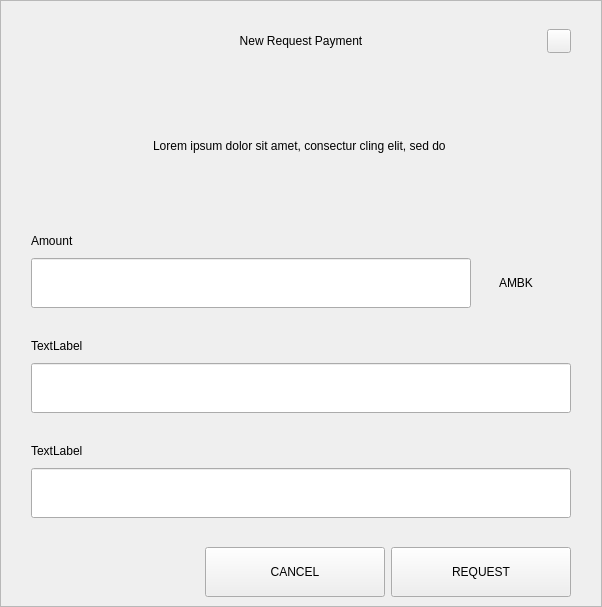
<?xml version="1.0" encoding="UTF-8"?>
<ui version="4.0">
 <class>RequestDialog</class>
 <widget class="QDialog" name="RequestDialog">
  <property name="geometry">
   <rect>
    <x>0</x>
    <y>0</y>
    <width>602</width>
    <height>607</height>
   </rect>
  </property>
  <property name="windowTitle">
   <string>Dialog</string>
  </property>
  <layout class="QVBoxLayout" name="verticalLayout_5">
   <property name="spacing">
    <number>0</number>
   </property>
   <property name="leftMargin">
    <number>0</number>
   </property>
   <property name="topMargin">
    <number>0</number>
   </property>
   <property name="rightMargin">
    <number>0</number>
   </property>
   <property name="bottomMargin">
    <number>0</number>
   </property>
   <item>
    <widget class="QFrame" name="frame">
     <property name="styleSheet">
      <string notr="true"/>
     </property>
     <property name="frameShape">
      <enum>QFrame::StyledPanel</enum>
     </property>
     <property name="frameShadow">
      <enum>QFrame::Raised</enum>
     </property>
     <layout class="QVBoxLayout" name="verticalLayout_4" stretch="1,0,0">
      <property name="spacing">
       <number>0</number>
      </property>
      <property name="leftMargin">
       <number>30</number>
      </property>
      <property name="topMargin">
       <number>20</number>
      </property>
      <property name="rightMargin">
       <number>30</number>
      </property>
      <property name="bottomMargin">
       <number>0</number>
      </property>
      <item>
       <layout class="QHBoxLayout" name="horizontalLayout_3">
        <property name="spacing">
         <number>0</number>
        </property>
        <item>
         <spacer name="horizontalSpacer_21">
          <property name="orientation">
           <enum>Qt::Horizontal</enum>
          </property>
          <property name="sizeHint" stdset="0">
           <size>
            <width>40</width>
            <height>20</height>
           </size>
          </property>
         </spacer>
        </item>
        <item>
         <widget class="QLabel" name="labelTitle">
          <property name="minimumSize">
           <size>
            <width>0</width>
            <height>40</height>
           </size>
          </property>
          <property name="maximumSize">
           <size>
            <width>16777215</width>
            <height>40</height>
           </size>
          </property>
          <property name="styleSheet">
           <string notr="true">padding-left:24px;</string>
          </property>
          <property name="text">
           <string>New Request Payment</string>
          </property>
          <property name="alignment">
           <set>Qt::AlignCenter</set>
          </property>
          <property name="margin">
           <number>7</number>
          </property>
         </widget>
        </item>
        <item>
         <spacer name="horizontalSpacer">
          <property name="orientation">
           <enum>Qt::Horizontal</enum>
          </property>
          <property name="sizeHint" stdset="0">
           <size>
            <width>40</width>
            <height>20</height>
           </size>
          </property>
         </spacer>
        </item>
        <item>
         <widget class="QPushButton" name="btnEsc">
          <property name="minimumSize">
           <size>
            <width>24</width>
            <height>24</height>
           </size>
          </property>
          <property name="maximumSize">
           <size>
            <width>24</width>
            <height>24</height>
           </size>
          </property>
          <property name="focusPolicy">
           <enum>Qt::NoFocus</enum>
          </property>
          <property name="text">
           <string/>
          </property>
         </widget>
        </item>
       </layout>
      </item>
      <item>
       <widget class="QStackedWidget" name="stack">
        <property name="minimumSize">
         <size>
          <width>540</width>
          <height>0</height>
         </size>
        </property>
        <property name="maximumSize">
         <size>
          <width>540</width>
          <height>16777215</height>
         </size>
        </property>
        <property name="currentIndex">
         <number>0</number>
        </property>
        <widget class="QWidget" name="page_1">
         <property name="minimumSize">
          <size>
           <width>540</width>
           <height>0</height>
          </size>
         </property>
         <property name="maximumSize">
          <size>
           <width>540</width>
           <height>16777215</height>
          </size>
         </property>
         <layout class="QVBoxLayout" name="layout1">
          <property name="spacing">
           <number>0</number>
          </property>
          <property name="leftMargin">
           <number>0</number>
          </property>
          <property name="topMargin">
           <number>0</number>
          </property>
          <property name="rightMargin">
           <number>0</number>
          </property>
          <property name="bottomMargin">
           <number>0</number>
          </property>
          <item>
           <spacer name="verticalSpacer_21">
            <property name="orientation">
             <enum>Qt::Vertical</enum>
            </property>
            <property name="sizeType">
             <enum>QSizePolicy::Fixed</enum>
            </property>
            <property name="sizeHint" stdset="0">
             <size>
              <width>20</width>
              <height>30</height>
             </size>
            </property>
           </spacer>
          </item>
          <item alignment="Qt::AlignHCenter">
           <widget class="QLabel" name="labelMessage">
            <property name="minimumSize">
             <size>
              <width>400</width>
              <height>50</height>
             </size>
            </property>
            <property name="text">
             <string>Lorem ipsum dolor sit amet, consectur cling elit, sed do </string>
            </property>
            <property name="alignment">
             <set>Qt::AlignCenter</set>
            </property>
            <property name="wordWrap">
             <bool>true</bool>
            </property>
           </widget>
          </item>
          <item alignment="Qt::AlignBottom">
           <widget class="QWidget" name="containerAmount" native="true">
            <layout class="QVBoxLayout" name="verticalLayout">
             <property name="spacing">
              <number>9</number>
             </property>
             <property name="leftMargin">
              <number>0</number>
             </property>
             <property name="topMargin">
              <number>0</number>
             </property>
             <property name="rightMargin">
              <number>0</number>
             </property>
             <property name="bottomMargin">
              <number>0</number>
             </property>
             <item>
              <widget class="QLabel" name="labelSubtitleAmount">
               <property name="minimumSize">
                <size>
                 <width>350</width>
                 <height>16</height>
                </size>
               </property>
               <property name="maximumSize">
                <size>
                 <width>16777215</width>
                 <height>16</height>
                </size>
               </property>
               <property name="text">
                <string>Amount</string>
               </property>
              </widget>
             </item>
             <item alignment="Qt::AlignTop">
              <widget class="QWidget" name="layoutAmount" native="true">
               <layout class="QHBoxLayout" name="horizontalLayout" stretch="2,0">
                <property name="spacing">
                 <number>0</number>
                </property>
                <property name="leftMargin">
                 <number>0</number>
                </property>
                <property name="topMargin">
                 <number>0</number>
                </property>
                <property name="rightMargin">
                 <number>0</number>
                </property>
                <property name="bottomMargin">
                 <number>0</number>
                </property>
                <item>
                 <widget class="QLineEdit" name="lineEditAmount">
                  <property name="minimumSize">
                   <size>
                    <width>0</width>
                    <height>50</height>
                   </size>
                  </property>
                  <property name="maximumSize">
                   <size>
                    <width>16777215</width>
                    <height>50</height>
                   </size>
                  </property>
                 </widget>
                </item>
                <item>
                 <widget class="QWidget" name="comboContainer" native="true">
                  <property name="minimumSize">
                   <size>
                    <width>100</width>
                    <height>50</height>
                   </size>
                  </property>
                  <property name="maximumSize">
                   <size>
                    <width>16777215</width>
                    <height>50</height>
                   </size>
                  </property>
                  <layout class="QHBoxLayout" name="horizontalLayout_31">
                   <property name="spacing">
                    <number>0</number>
                   </property>
                   <property name="leftMargin">
                    <number>0</number>
                   </property>
                   <property name="topMargin">
                    <number>0</number>
                   </property>
                   <property name="rightMargin">
                    <number>10</number>
                   </property>
                   <property name="bottomMargin">
                    <number>0</number>
                   </property>
                   <item>
                    <widget class="QLabel" name="comboBoxCoin">
                     <property name="text">
                      <string>AMBK</string>
                     </property>
                     <property name="alignment">
                      <set>Qt::AlignCenter</set>
                     </property>
                    </widget>
                   </item>
                  </layout>
                 </widget>
                </item>
               </layout>
              </widget>
             </item>
            </layout>
           </widget>
          </item>
          <item>
           <spacer name="verticalSpacer_31">
            <property name="orientation">
             <enum>Qt::Vertical</enum>
            </property>
            <property name="sizeType">
             <enum>QSizePolicy::Fixed</enum>
            </property>
            <property name="sizeHint" stdset="0">
             <size>
              <width>20</width>
              <height>30</height>
             </size>
            </property>
           </spacer>
          </item>
          <item>
           <layout class="QVBoxLayout" name="verticalLayoutLabel">
            <property name="spacing">
             <number>9</number>
            </property>
            <item>
             <widget class="QLabel" name="labelSubtitleLabel">
              <property name="minimumSize">
               <size>
                <width>0</width>
                <height>16</height>
               </size>
              </property>
              <property name="maximumSize">
               <size>
                <width>16777215</width>
                <height>16</height>
               </size>
              </property>
              <property name="text">
               <string>TextLabel</string>
              </property>
             </widget>
            </item>
            <item>
             <widget class="QLineEdit" name="lineEditLabel">
              <property name="minimumSize">
               <size>
                <width>0</width>
                <height>50</height>
               </size>
              </property>
              <property name="maximumSize">
               <size>
                <width>16777215</width>
                <height>50</height>
               </size>
              </property>
             </widget>
            </item>
           </layout>
          </item>
          <item>
           <spacer name="verticalSpacer_34">
            <property name="orientation">
             <enum>Qt::Vertical</enum>
            </property>
            <property name="sizeType">
             <enum>QSizePolicy::Fixed</enum>
            </property>
            <property name="sizeHint" stdset="0">
             <size>
              <width>20</width>
              <height>30</height>
             </size>
            </property>
           </spacer>
          </item>
          <item>
           <layout class="QVBoxLayout" name="verticalLayoutDescription">
            <property name="spacing">
             <number>9</number>
            </property>
            <item>
             <widget class="QLabel" name="labelSubtitleDescription">
              <property name="minimumSize">
               <size>
                <width>0</width>
                <height>16</height>
               </size>
              </property>
              <property name="maximumSize">
               <size>
                <width>16777215</width>
                <height>16</height>
               </size>
              </property>
              <property name="text">
               <string>TextLabel</string>
              </property>
             </widget>
            </item>
            <item>
             <widget class="QLineEdit" name="lineEditDescription">
              <property name="minimumSize">
               <size>
                <width>0</width>
                <height>50</height>
               </size>
              </property>
              <property name="maximumSize">
               <size>
                <width>16777215</width>
                <height>50</height>
               </size>
              </property>
             </widget>
            </item>
            <item>
             <spacer name="verticalSpacer_4">
              <property name="orientation">
               <enum>Qt::Vertical</enum>
              </property>
              <property name="sizeType">
               <enum>QSizePolicy::Fixed</enum>
              </property>
              <property name="sizeHint" stdset="0">
               <size>
                <width>20</width>
                <height>20</height>
               </size>
              </property>
             </spacer>
            </item>
           </layout>
          </item>
         </layout>
        </widget>
        <widget class="QWidget" name="page_2">
         <layout class="QVBoxLayout" name="layout2">
          <item>
           <spacer name="verticalSpacer_5">
            <property name="orientation">
             <enum>Qt::Vertical</enum>
            </property>
            <property name="sizeType">
             <enum>QSizePolicy::Fixed</enum>
            </property>
            <property name="sizeHint" stdset="0">
             <size>
              <width>20</width>
              <height>50</height>
             </size>
            </property>
           </spacer>
          </item>
          <item alignment="Qt::AlignHCenter">
           <widget class="QLabel" name="labelQrImg">
            <property name="minimumSize">
             <size>
              <width>260</width>
              <height>260</height>
             </size>
            </property>
            <property name="maximumSize">
             <size>
              <width>260</width>
              <height>260</height>
             </size>
            </property>
            <property name="text">
             <string/>
            </property>
            <property name="alignment">
             <set>Qt::AlignCenter</set>
            </property>
           </widget>
          </item>
          <item>
           <spacer name="verticalSpacer_2">
            <property name="orientation">
             <enum>Qt::Vertical</enum>
            </property>
            <property name="sizeType">
             <enum>QSizePolicy::Fixed</enum>
            </property>
            <property name="sizeHint" stdset="0">
             <size>
              <width>20</width>
              <height>30</height>
             </size>
            </property>
           </spacer>
          </item>
          <item alignment="Qt::AlignHCenter">
           <widget class="QLabel" name="labelAddress">
            <property name="text">
             <string>E7VFR83SQbiezrW72hjcWJtcfip5krte2Z </string>
            </property>
           </widget>
          </item>
          <item>
           <spacer name="verticalSpacer_32">
            <property name="orientation">
             <enum>Qt::Vertical</enum>
            </property>
            <property name="sizeType">
             <enum>QSizePolicy::Expanding</enum>
            </property>
            <property name="sizeHint" stdset="0">
             <size>
              <width>20</width>
              <height>20</height>
             </size>
            </property>
           </spacer>
          </item>
          <item>
           <layout class="QHBoxLayout" name="horizontal">
            <property name="leftMargin">
             <number>20</number>
            </property>
            <property name="rightMargin">
             <number>20</number>
            </property>
            <property name="bottomMargin">
             <number>20</number>
            </property>
            <item>
             <spacer name="horizontalSpacer_4">
              <property name="orientation">
               <enum>Qt::Horizontal</enum>
              </property>
              <property name="sizeHint" stdset="0">
               <size>
                <width>40</width>
                <height>20</height>
               </size>
              </property>
             </spacer>
            </item>
            <item>
             <widget class="QPushButton" name="btnCopyAddress">
              <property name="minimumSize">
               <size>
                <width>180</width>
                <height>50</height>
               </size>
              </property>
              <property name="text">
               <string>COPY ADDRESS</string>
              </property>
             </widget>
            </item>
            <item>
             <widget class="QPushButton" name="btnCopyUrl">
              <property name="minimumSize">
               <size>
                <width>180</width>
                <height>50</height>
               </size>
              </property>
              <property name="text">
               <string>COPY URL</string>
              </property>
             </widget>
            </item>
            <item>
             <spacer name="horizontalSpacer_2">
              <property name="orientation">
               <enum>Qt::Horizontal</enum>
              </property>
              <property name="sizeHint" stdset="0">
               <size>
                <width>40</width>
                <height>20</height>
               </size>
              </property>
             </spacer>
            </item>
           </layout>
          </item>
         </layout>
        </widget>
       </widget>
      </item>
      <item>
       <widget class="QWidget" name="buttonsStack" native="true">
        <layout class="QHBoxLayout" name="horizontalLayout_5">
         <property name="leftMargin">
          <number>20</number>
         </property>
         <property name="rightMargin">
          <number>0</number>
         </property>
         <item>
          <spacer name="horizontalSpacer_41">
           <property name="orientation">
            <enum>Qt::Horizontal</enum>
           </property>
           <property name="sizeHint" stdset="0">
            <size>
             <width>40</width>
             <height>20</height>
            </size>
           </property>
          </spacer>
         </item>
         <item>
          <widget class="QPushButton" name="btnCancel">
           <property name="minimumSize">
            <size>
             <width>180</width>
             <height>50</height>
            </size>
           </property>
           <property name="focusPolicy">
            <enum>Qt::NoFocus</enum>
           </property>
           <property name="text">
            <string>CANCEL</string>
           </property>
          </widget>
         </item>
         <item>
          <widget class="QPushButton" name="btnSave">
           <property name="minimumSize">
            <size>
             <width>180</width>
             <height>50</height>
            </size>
           </property>
           <property name="focusPolicy">
            <enum>Qt::NoFocus</enum>
           </property>
           <property name="text">
            <string>REQUEST</string>
           </property>
          </widget>
         </item>
        </layout>
       </widget>
      </item>
     </layout>
    </widget>
   </item>
  </layout>
 </widget>
 <resources/>
 <connections/>
</ui>
